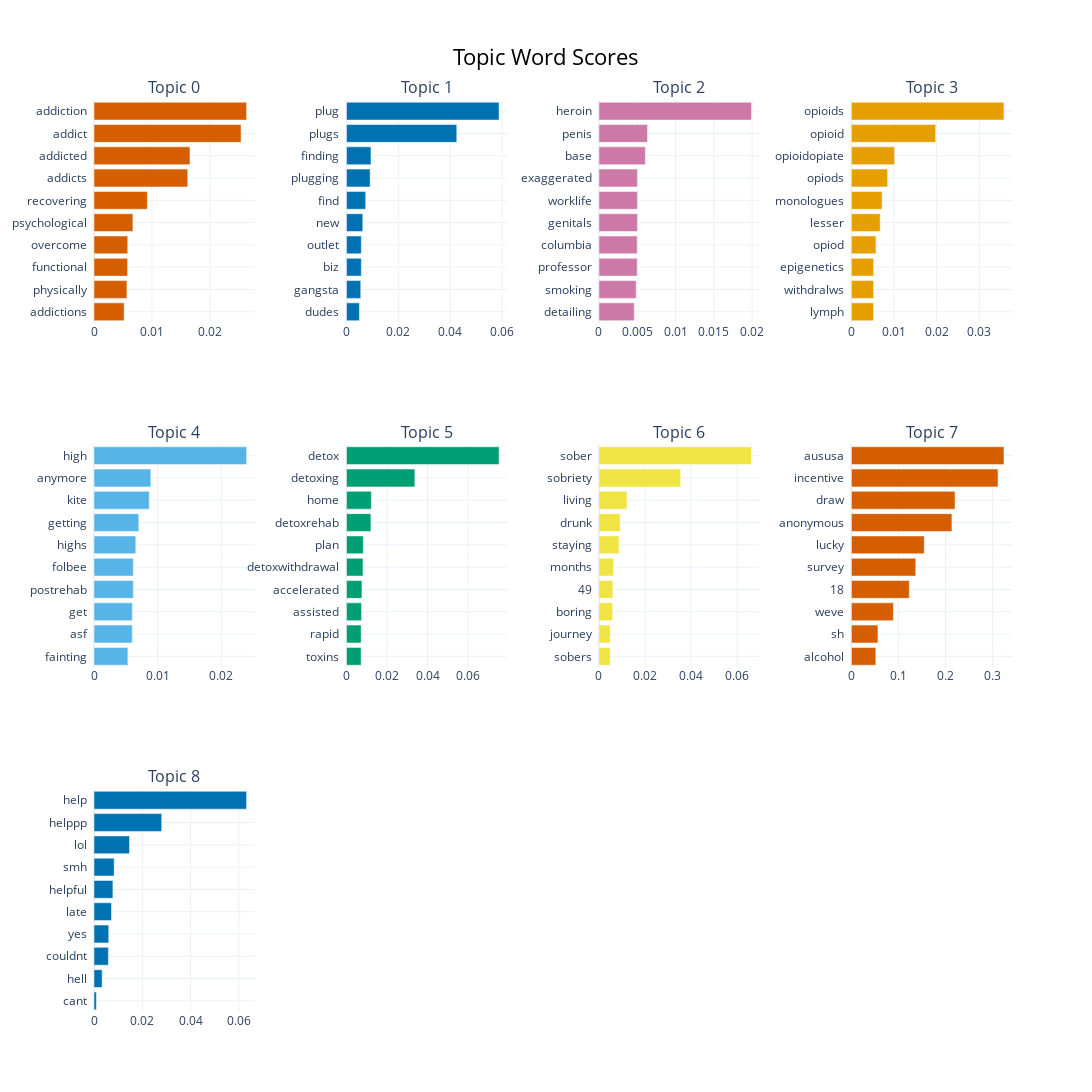

This figure's notebook cell:
### Code cell
topic_model.visualize_barchart(top_n_topics=9, n_words=10, width=650, height=650)

### Figure 1 — Plotly figure (JSON) as saved in the notebook; plotly's stock layout.template omitted (floating-point values rounded to 4 significant figures)
{"data": [{"marker": {"color": "#D55E00"}, "orientation": "h", "type": "bar", "x": [0.005206, 0.005685, 0.005796, 0.005822, 0.006713, 0.009205, 0.01618, 0.01656, 0.02538, 0.02633], "xaxis": "x", "y": ["addictions  ", "physically  ", "functional  ", "overcome  ", "psychological  ", "recovering  ", "addicts  ", "addicted  ", "addict  ", "addiction  "], "yaxis": "y"}, {"marker": {"color": "#0072B2"}, "orientation": "h", "type": "bar", "x": [0.004998, 0.005509, 0.005731, 0.005731, 0.006307, 0.007418, 0.009126, 0.00945, 0.04252, 0.05882], "xaxis": "x2", "y": ["dudes  ", "gangsta  ", "biz  ", "outlet  ", "new  ", "find  ", "plugging  ", "finding  ", "plugs  ", "plug  "], "yaxis": "y2"}, {"marker": {"color": "#CC79A7"}, "orientation": "h", "type": "bar", "x": [0.00462, 0.004864, 0.005001, 0.005001, 0.005026, 0.005026, 0.005026, 0.006068, 0.006344, 0.01992], "xaxis": "x3", "y": ["detailing  ", "smoking  ", "professor  ", "columbia  ", "genitals  ", "worklife  ", "exaggerated  ", "base  ", "penis  ", "heroin  "], "yaxis": "y3"}, {"marker": {"color": "#E69F00"}, "orientation": "h", "type": "bar", "x": [0.00523, 0.00523, 0.00523, 0.005768, 0.006762, 0.00721, 0.008506, 0.01014, 0.01976, 0.03579], "xaxis": "x4", "y": ["lymph  ", "withdralws  ", "epigenetics  ", "opiod  ", "lesser  ", "monologues  ", "opiods  ", "opioidopiate  ", "opioid  ", "opioids  "], "yaxis": "y4"}, {"marker": {"color": "#56B4E9"}, "orientation": "h", "type": "bar", "x": [0.005322, 0.00601, 0.006019, 0.006174, 0.006174, 0.006561, 0.007032, 0.008673, 0.008923, 0.02396], "xaxis": "x5", "y": ["fainting  ", "asf  ", "get  ", "postrehab  ", "folbee  ", "highs  ", "getting  ", "kite  ", "anymore  ", "high  "], "yaxis": "y5"}, {"marker": {"color": "#009E73"}, "orientation": "h", "type": "bar", "x": [0.007246, 0.007261, 0.007456, 0.007637, 0.008144, 0.008299, 0.01208, 0.01228, 0.03373, 0.07525], "xaxis": "x6", "y": ["toxins  ", "rapid  ", "assisted  ", "accelerated  ", "detoxwithdrawal  ", "plan  ", "detoxrehab  ", "home  ", "detoxing  ", "detox  "], "yaxis": "y6"}, {"marker": {"color": "#F0E442"}, "orientation": "h", "type": "bar", "x": [0.004946, 0.004949, 0.005972, 0.006068, 0.006417, 0.008695, 0.009261, 0.0122, 0.0355, 0.06621], "xaxis": "x7", "y": ["sobers  ", "journey  ", "boring  ", "49  ", "months  ", "staying  ", "drunk  ", "living  ", "sobriety  ", "sober  "], "yaxis": "y7"}, {"marker": {"color": "#D55E00"}, "orientation": "h", "type": "bar", "x": [0.05203, 0.05649, 0.08932, 0.123, 0.1367, 0.1549, 0.2135, 0.2202, 0.3115, 0.324], "xaxis": "x8", "y": ["alcohol  ", "sh  ", "weve  ", "18  ", "survey  ", "lucky  ", "anonymous  ", "draw  ", "incentive  ", "aususa  "], "yaxis": "y8"}, {"marker": {"color": "#0072B2"}, "orientation": "h", "type": "bar", "x": [0.000991, 0.003385, 0.005958, 0.0061, 0.007245, 0.007834, 0.008346, 0.01471, 0.02805, 0.06321], "xaxis": "x9", "y": ["cant  ", "hell  ", "couldnt  ", "yes  ", "late  ", "helpful  ", "smh  ", "lol  ", "helppp  ", "help  "], "yaxis": "y9"}], "layout": {"annotations": [{"font": {"size": 16}, "showarrow": false, "text": "Topic 0", "x": 0.0875, "xanchor": "center", "xref": "paper", "y": 1, "yanchor": "bottom", "yref": "paper"}, {"font": {"size": 16}, "showarrow": false, "text": "Topic 1", "x": 0.3625, "xanchor": "center", "xref": "paper", "y": 1, "yanchor": "bottom", "yref": "paper"}, {"font": {"size": 16}, "showarrow": false, "text": "Topic 2", "x": 0.6375, "xanchor": "center", "xref": "paper", "y": 1, "yanchor": "bottom", "yref": "paper"}, {"font": {"size": 16}, "showarrow": false, "text": "Topic 3", "x": 0.9125, "xanchor": "center", "xref": "paper", "y": 1, "yanchor": "bottom", "yref": "paper"}, {"font": {"size": 16}, "showarrow": false, "text": "Topic 4", "x": 0.0875, "xanchor": "center", "xref": "paper", "y": 0.6222, "yanchor": "bottom", "yref": "paper"}, {"font": {"size": 16}, "showarrow": false, "text": "Topic 5", "x": 0.3625, "xanchor": "center", "xref": "paper", "y": 0.6222, "yanchor": "bottom", "yref": "paper"}, {"font": {"size": 16}, "showarrow": false, "text": "Topic 6", "x": 0.6375, "xanchor": "center", "xref": "paper", "y": 0.6222, "yanchor": "bottom", "yref": "paper"}, {"font": {"size": 16}, "showarrow": false, "text": "Topic 7", "x": 0.9125, "xanchor": "center", "xref": "paper", "y": 0.6222, "yanchor": "bottom", "yref": "paper"}, {"font": {"size": 16}, "showarrow": false, "text": "Topic 8", "x": 0.0875, "xanchor": "center", "xref": "paper", "y": 0.2444, "yanchor": "bottom", "yref": "paper"}], "height": 1950, "hoverlabel": {"bgcolor": "white", "font": {"family": "Rockwell", "size": 16}}, "showlegend": false, "title": {"font": {"color": "Black", "size": 22}, "text": "Topic Word Scores", "x": 0.5, "xanchor": "center", "yanchor": "top"}, "width": 2600, "xaxis": {"anchor": "y", "domain": [0, 0.175], "showgrid": true}, "xaxis10": {"anchor": "y10", "domain": [0.275, 0.45], "showgrid": true}, "xaxis11": {"anchor": "y11", "domain": [0.55, 0.725], "showgrid": true}, "xaxis12": {"anchor": "y12", "domain": [0.825, 1], "showgrid": true}, "xaxis2": {"anchor": "y2", "domain": [0.275, 0.45], "showgrid": true}, "xaxis3": {"anchor": "y3", "domain": [0.55, 0.725], "showgrid": true}, "xaxis4": {"anchor": "y4", "domain": [0.825, 1], "showgrid": true}, "xaxis5": {"anchor": "y5", "domain": [0, 0.175], "showgrid": true}, "xaxis6": {"anchor": "y6", "domain": [0.275, 0.45], "showgrid": true}, "xaxis7": {"anchor": "y7", "domain": [0.55, 0.725], "showgrid": true}, "xaxis8": {"anchor": "y8", "domain": [0.825, 1], "showgrid": true}, "xaxis9": {"anchor": "y9", "domain": [0, 0.175], "showgrid": true}, "yaxis": {"anchor": "x", "domain": [0.7556, 1], "showgrid": true}, "yaxis10": {"anchor": "x10", "domain": [0, 0.2444], "showgrid": true}, "yaxis11": {"anchor": "x11", "domain": [0, 0.2444], "showgrid": true}, "yaxis12": {"anchor": "x12", "domain": [0, 0.2444], "showgrid": true}, "yaxis2": {"anchor": "x2", "domain": [0.7556, 1], "showgrid": true}, "yaxis3": {"anchor": "x3", "domain": [0.7556, 1], "showgrid": true}, "yaxis4": {"anchor": "x4", "domain": [0.7556, 1], "showgrid": true}, "yaxis5": {"anchor": "x5", "domain": [0.3778, 0.6222], "showgrid": true}, "yaxis6": {"anchor": "x6", "domain": [0.3778, 0.6222], "showgrid": true}, "yaxis7": {"anchor": "x7", "domain": [0.3778, 0.6222], "showgrid": true}, "yaxis8": {"anchor": "x8", "domain": [0.3778, 0.6222], "showgrid": true}, "yaxis9": {"anchor": "x9", "domain": [0, 0.2444], "showgrid": true}}}
